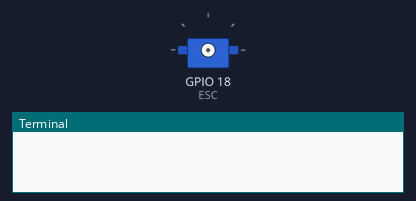
This program was run on a simulated Raspberry Pi (BCM pin numbers). Parts: servo, the last lines printed to the terminal. Servo angles are drawn from the pulse width (0.5 ms = 0°, 2.5 ms = 180°). At 31.0 s the program stops and its outputs stay as they are.

Above: at 0.1 s.
At 30.1 s:
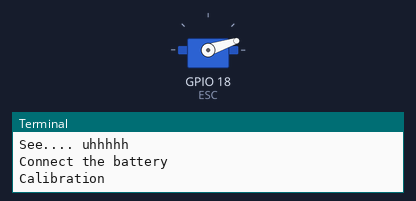
Timing chart, 0 to 31.6 s (numbered marks = the images above):
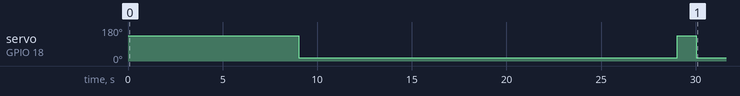

The program:

esc.py
```python
#!/usr/bin/python

# This program will let you test your ESC and brushless motor.
# Make sure your battery is not connected if you are going to calibrate it at first.
# Since you are testing your motor, I hope you don't have your propeller attached to it otherwise you are in trouble my friend...?
# This program is made by AGT @instructable.com. DO NOT REPUBLISH THIS PROGRAM... actually the program itself is harmful                                             pssst Its not, its safe.

import os     #importing os library so as to communicate with the system
import time   #importing time library to make Rpi wait because its too impatient
os.system ("sudo pigpiod") #Launching GPIO library
time.sleep(1) # As i said it is too impatient and so if this delay is removed you will get an error
import pigpio #importing GPIO library

ESC=18  #Connect the ESC in this GPIO pin

pi = pigpio.pi();
pi.set_servo_pulsewidth(ESC, 0)

max_value = 2000 #change this if your ESC's max value is different or leave it be
min_value = 700  #change this if your ESC's min value is different or leave it be
print ("For first time launch, select calibrate")
print ("Type the exact word for the function you want")
print ("calibrate OR manual OR control OR arm OR stop")


# pi.set_servo_pulsewidth(ESC, 1500)

def arm(): #This is the arming procedure of an ESC
    print ("Connect the battery")
    #inp = raw_input()
    #if inp == '':
    pi.set_servo_pulsewidth(ESC, 0)
    time.sleep(5)
    print ("Calibration")
    pi.set_servo_pulsewidth(ESC, max_value)
    time.sleep(1)
    pi.set_servo_pulsewidth(ESC, min_value)
    time.sleep(1)
    print ("Calibration done")

def calibration():
    pi.set_servo_pulsewidth(ESC, 0)
    print("Disconnect the battery and press Enter")
    time.sleep(4)

    pi.set_servo_pulsewidth(ESC, max_value)
    print("Connect the battery NOW.. you will here two beeps, then wait for a gradual falling tone then press Enter")

    time.sleep(4)

    pi.set_servo_pulsewidth(ESC, min_value)
    print ("Wierd eh! Special tone")
    time.sleep(7)
    print ("Wait for it ....")
    time.sleep (5)
    print ("Im working on it, DONT WORRY JUST WAIT.....")
    pi.set_servo_pulsewidth(ESC, 0)
    time.sleep(2)
    print ("Arming ESC now...")
    pi.set_servo_pulsewidth(ESC, min_value)
    time.sleep(1)
    print ("See.... uhhhhh")
    arm()

#This is the start of the program actually, to start the function it needs to be initialized before calling... stupid python.
#arm()
calibration()

"""

def manual_drive(): #You will use this function to program your ESC if required
    print ("You have selected manual option so give a value between 0 and you max value")
    while True:
        inp = raw_input()
        if (inp == "stop"):
            stop()
            break
		if (inp == "control"):
			control()
			break
		if (inp == "arm"):
			arm()
			break
        else:
            pi.set_servo_pulsewidth(ESC,inp)

def calibrate():   #This is the auto calibration procedure of a normal ESC
    pi.set_servo_pulsewidth(ESC, 0)
    print("Disconnect the battery and press Enter")
    inp = raw_input()
    if inp == '':
        pi.set_servo_pulsewidth(ESC, max_value)
        print("Connect the battery NOW.. you will here two beeps, then wait for a gradual falling tone then press Enter")
        inp = raw_input()
        if inp == '':
            pi.set_servo_pulsewidth(ESC, min_value)
            print ("Wierd eh! Special tone")
            time.sleep(7)
            print ("Wait for it ....")
            time.sleep (5)
            print ("Im working on it, DONT WORRY JUST WAIT.....")
            pi.set_servo_pulsewidth(ESC, 0)
            time.sleep(2)
            print ("Arming ESC now...")
            pi.set_servo_pulsewidth(ESC, min_value)
            time.sleep(1)
            print ("See.... uhhhhh")
            control() # You can change this to any other function you want

def control():
    print ("I'm Starting the motor, I hope its calibrated and armed, if not restart by giving 'x'")
    time.sleep(1)
    speed = 1500    # change your speed if you want to.... it should be between 700 - 2000
    print ("Controls - a to decrease speed & d to increase speed OR q to decrease a lot of speed & e to increase a lot of speed")
    while True:
        pi.set_servo_pulsewidth(ESC, speed)
        inp = raw_input()

        if inp == "q":
            speed -= 100    # decrementing the speed like hell
            print ("speed = %d" % speed)
        elif inp == "e":
            speed += 100    # incrementing the speed like hell
            print ("speed = %d" % speed)
        elif inp == "d":
            speed += 10     # incrementing the speed
            print ("speed = %d" % speed)
        elif inp == "a":
            speed -= 10     # decrementing the speed
            print ("speed = %d" % speed)
        elif inp == "stop":
            stop()          #going for the stop function
            break
        elif inp == "manual":
            manual_drive()
            break
		elif inp == "arm":
			arm()
			break
        else:
            print ("WHAT DID I SAID!! Press a,q,d or e")

def arm(): #This is the arming procedure of an ESC
    print ("Connect the battery and press Enter")
    inp = raw_input()
    if inp == '':
        pi.set_servo_pulsewidth(ESC, 0)
        time.sleep(1)
        pi.set_servo_pulsewidth(ESC, max_value)
        time.sleep(1)
        pi.set_servo_pulsewidth(ESC, min_value)
        time.sleep(1)
        control()

def stop(): #This will stop every action your Pi is performing for ESC ofcourse.
    pi.set_servo_pulsewidth(ESC, 0)
    pi.stop()

#This is the start of the program actually, to start the function it needs to be initialized before calling... stupid python.
inp = raw_input()
if inp == "manual":
    manual_drive()
elif inp == "calibrate":
    calibrate()
elif inp == "arm":
    arm()
elif inp == "control":
    control()
elif inp == "stop":
    stop()
else :
    print ("Thank You for not following the things I'm saying... now you gotta restart the program STUPID!!")

"""
```
